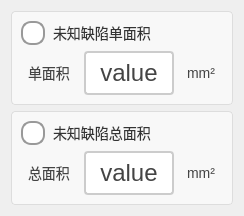
           <widget class="QWidget" name="widget_weizhiquexian" native="true">
            <layout class="QVBoxLayout" name="verticalLayout_9">
             <item>
              <widget class="QGroupBox" name="groupBox_11">
               <property name="styleSheet">
                <string notr="true">QGroupBox {
    border: 1px solid #DDD;
    border-radius: 4px;
    font: bold 14px;
    color: #666;
    background-color: #F8F8F8;
}

QGroupBox::title {
    subcontrol-origin: margin;
    subcontrol-position: top left;
    left: 10px;
    padding: 0 5px;
}</string>
               </property>
               <property name="title">
                <string/>
               </property>
               <layout class="QVBoxLayout" name="verticalLayout_8">
                <item>
                 <widget class="QRadioButton" name="rbtn_weizhiquexianSingleSimilarityEnable">
                  <property name="sizePolicy">
                   <sizepolicy hsizetype="Minimum" vsizetype="Minimum">
                    <horstretch>0</horstretch>
                    <verstretch>0</verstretch>
                   </sizepolicy>
                  </property>
                  <property name="styleSheet">
                   <string notr="true">QRadioButton {
    spacing: 8px;
    font-size: 14px;
    color: #333;  /* 保持原始文字颜色 */
}

/* 未选中状态 */
QRadioButton::indicator {
    width: 20px;
    height: 20px;
    border-radius: 10px;
    border: 2px solid #999;
    background: #ffffff;
}

/* 悬停效果 */
QRadioButton::indicator:hover {
    border: 2px solid #666;
}

/* 选中状态 */
QRadioButton::indicator:checked {
    border: 2px solid #FF6B00;  /* 橙色边框 */
}

/* 选中时的内圆 */
QRadioButton::indicator:checked {
    background-color: qradialgradient(
        cx:0.5, cy:0.5,
        radius:0.4,
        fx:0.5, fy:0.5,
        stop:0 #FF6B00,  /* 主橙色 */
        stop:1 transparent
    );
}

/* 禁用状态 */
QRadioButton:::disabled {
    border: 2px solid #ccc;
    background: #eee;
}

/* 点击动画效果 */
QRadioButton::indicator:pressed {
    border: 2px solid #CC5500;  /* 深橙色边框 */
    background-color: qradialgradient(
        cx:0.5, cy:0.5,
        radius:0.5,
        fx:0.5, fy:0.5,
        stop:0 #FFD8B3,  /* 浅橙色渐变 */
        stop:1 transparent
    );
}</string>
                  </property>
                  <property name="text">
                   <string>未知缺陷单面积</string>
                  </property>
                 </widget>
                </item>
                <item>
                 <layout class="QHBoxLayout" name="horizontalLayout_13">
                  <item>
                   <widget class="QLabel" name="label_23">
                    <property name="sizePolicy">
                     <sizepolicy hsizetype="Minimum" vsizetype="Minimum">
                      <horstretch>0</horstretch>
                      <verstretch>0</verstretch>
                     </sizepolicy>
                    </property>
                    <property name="styleSheet">
                     <string notr="true">/* 基础标签样式 */
QLabel {
    color: #444444;          /* 主文字色 */
    font-size: 14px;         /* 标准字号 */
    background: transparent; /* 透明背景 */
    padding: 2px 4px;        /* 基础内边距 */
}

/* 标题样式 */
QLabel.title {
    font-size: 16px;
    font-weight: 600;
    color: #333333;
    border-bottom: 1px solid #DDDDDD; /* 下划线装饰 */
    padding-bottom: 4px;
}

/* 副标题/次要文本 */
QLabel.subtitle {
    color: #666666;
    font-size: 13px;
    font-style: italic;
}

/* 强调文本 */
QLabel.emphasis {
    color: #333333;
    font-weight: 500;
    background-color: #F5F5F5;
    border-radius: 3px;
    padding: 4px 8px;
}

/* 状态标签（成功/警告/错误） */
QLabel[state=&quot;success&quot;] {
    color: #228B22;          /* 森林绿 */
    border-left: 3px solid #228B22;
    padding-left: 8px;
}

QLabel[state=&quot;warning&quot;] {
    color: #FF8C00;          /* 暗橙 */
    border-left: 3px solid #FF8C00;
    padding-left: 8px;
}

QLabel[state=&quot;error&quot;] {
    color: #B22222;          /* 砖红 */
    border-left: 3px solid #B22222;
    padding-left: 8px;
}

/* 数据展示标签 */
QLabel.data {
    color: #2F4F4F;          /* 深石板灰 */
    font-family: monospace;
    border: 1px solid #E0E0E0;
    background-color: #FFFFFF;
    padding: 6px 12px;
    border-radius: 4px;
}

/* 禁用状态 */
QLabel:disabled {
    color: #AAAAAA;
    background-color: transparent;
}

/* 链接样式（伪链接效果） */
QLabel.link {
    color: #4682B4;          /* 钢蓝 */
    text-decoration: underline;
    border-bottom: 1px dotted #4682B4;
}

/* 图标标签 */
QLabel.icon {
    qproperty-alignment: AlignCenter;
    border: 1px solid #E0E0E0;
    border-radius: 4px;
    background-color: #FFFFFF;
    padding: 12px;
}</string>
                    </property>
                    <property name="text">
                     <string>单面积</string>
                    </property>
                   </widget>
                  </item>
                  <item>
                   <widget class="QPushButton" name="pbtn_weizhiquexianSingleSimilarity">
                    <property name="sizePolicy">
                     <sizepolicy hsizetype="Minimum" vsizetype="Minimum">
                      <horstretch>0</horstretch>
                      <verstretch>0</verstretch>
                     </sizepolicy>
                    </property>
                    <property name="styleSheet">
                     <string notr="true">QPushButton {
    padding: 6px 14px;
    border: 2px solid #CCC;
    border-radius: 4px;
    background-color: white;
    color: #444;
	font-size:24px;
}

QPushButton:hover {
    border-color: #999;
    background-color: #F5F5F5;
}

QPushButton:pressed {
    border-color: #777;
    background-color: #EEE;
}</string>
                    </property>
                    <property name="text">
                     <string>value</string>
                    </property>
                   </widget>
                  </item>
                  <item>
                   <widget class="QLabel" name="label_37">
                    <property name="sizePolicy">
                     <sizepolicy hsizetype="Minimum" vsizetype="Minimum">
                      <horstretch>0</horstretch>
                      <verstretch>0</verstretch>
                     </sizepolicy>
                    </property>
                    <property name="styleSheet">
                     <string notr="true">/* 基础标签样式 */
QLabel {
    color: #444444;          /* 主文字色 */
    font-size: 14px;         /* 标准字号 */
    background: transparent; /* 透明背景 */
    padding: 2px 4px;        /* 基础内边距 */
}

/* 标题样式 */
QLabel.title {
    font-size: 16px;
    font-weight: 600;
    color: #333333;
    border-bottom: 1px solid #DDDDDD; /* 下划线装饰 */
    padding-bottom: 4px;
}

/* 副标题/次要文本 */
QLabel.subtitle {
    color: #666666;
    font-size: 13px;
    font-style: italic;
}

/* 强调文本 */
QLabel.emphasis {
    color: #333333;
    font-weight: 500;
    background-color: #F5F5F5;
    border-radius: 3px;
    padding: 4px 8px;
}

/* 状态标签（成功/警告/错误） */
QLabel[state=&quot;success&quot;] {
    color: #228B22;          /* 森林绿 */
    border-left: 3px solid #228B22;
    padding-left: 8px;
}

QLabel[state=&quot;warning&quot;] {
    color: #FF8C00;          /* 暗橙 */
    border-left: 3px solid #FF8C00;
    padding-left: 8px;
}

QLabel[state=&quot;error&quot;] {
    color: #B22222;          /* 砖红 */
    border-left: 3px solid #B22222;
    padding-left: 8px;
}

/* 数据展示标签 */
QLabel.data {
    color: #2F4F4F;          /* 深石板灰 */
    font-family: monospace;
    border: 1px solid #E0E0E0;
    background-color: #FFFFFF;
    padding: 6px 12px;
    border-radius: 4px;
}

/* 禁用状态 */
QLabel:disabled {
    color: #AAAAAA;
    background-color: transparent;
}

/* 链接样式（伪链接效果） */
QLabel.link {
    color: #4682B4;          /* 钢蓝 */
    text-decoration: underline;
    border-bottom: 1px dotted #4682B4;
}

/* 图标标签 */
QLabel.icon {
    qproperty-alignment: AlignCenter;
    border: 1px solid #E0E0E0;
    border-radius: 4px;
    background-color: #FFFFFF;
    padding: 12px;
}</string>
                    </property>
                    <property name="text">
                     <string>mm²</string>
                    </property>
                   </widget>
                  </item>
                 </layout>
                </item>
               </layout>
              </widget>
             </item>
             <item>
              <widget class="QGroupBox" name="groupBox_12">
               <property name="styleSheet">
                <string notr="true">QGroupBox {
    border: 1px solid #DDD;
    border-radius: 4px;
    font: bold 14px;
    color: #666;
    background-color: #F8F8F8;
}

QGroupBox::title {
    subcontrol-origin: margin;
    subcontrol-position: top left;
    left: 10px;
    padding: 0 5px;
}</string>
               </property>
               <property name="title">
                <string/>
               </property>
               <layout class="QVBoxLayout" name="verticalLayout_7">
                <item>
                 <widget class="QRadioButton" name="rbtn_weizhiquexianAllAreaEnable">
                  <property name="sizePolicy">
                   <sizepolicy hsizetype="Minimum" vsizetype="Minimum">
                    <horstretch>0</horstretch>
                    <verstretch>0</verstretch>
                   </sizepolicy>
                  </property>
                  <property name="styleSheet">
                   <string notr="true">QRadioButton {
    spacing: 8px;
    font-size: 14px;
    color: #333;  /* 保持原始文字颜色 */
}

/* 未选中状态 */
QRadioButton::indicator {
    width: 20px;
    height: 20px;
    border-radius: 10px;
    border: 2px solid #999;
    background: #ffffff;
}

/* 悬停效果 */
QRadioButton::indicator:hover {
    border: 2px solid #666;
}

/* 选中状态 */
QRadioButton::indicator:checked {
    border: 2px solid #FF6B00;  /* 橙色边框 */
}

/* 选中时的内圆 */
QRadioButton::indicator:checked {
    background-color: qradialgradient(
        cx:0.5, cy:0.5,
        radius:0.4,
        fx:0.5, fy:0.5,
        stop:0 #FF6B00,  /* 主橙色 */
        stop:1 transparent
    );
}

/* 禁用状态 */
QRadioButton:::disabled {
    border: 2px solid #ccc;
    background: #eee;
}

/* 点击动画效果 */
QRadioButton::indicator:pressed {
    border: 2px solid #CC5500;  /* 深橙色边框 */
    background-color: qradialgradient(
        cx:0.5, cy:0.5,
        radius:0.5,
        fx:0.5, fy:0.5,
        stop:0 #FFD8B3,  /* 浅橙色渐变 */
        stop:1 transparent
    );
}</string>
                  </property>
                  <property name="text">
                   <string>未知缺陷总面积</string>
                  </property>
                 </widget>
                </item>
                <item>
                 <layout class="QHBoxLayout" name="horizontalLayout_14">
                  <item>
                   <widget class="QLabel" name="label_31">
                    <property name="sizePolicy">
                     <sizepolicy hsizetype="Minimum" vsizetype="Minimum">
                      <horstretch>0</horstretch>
                      <verstretch>0</verstretch>
                     </sizepolicy>
                    </property>
                    <property name="styleSheet">
                     <string notr="true">/* 基础标签样式 */
QLabel {
    color: #444444;          /* 主文字色 */
    font-size: 14px;         /* 标准字号 */
    background: transparent; /* 透明背景 */
    padding: 2px 4px;        /* 基础内边距 */
}

/* 标题样式 */
QLabel.title {
    font-size: 16px;
    font-weight: 600;
    color: #333333;
    border-bottom: 1px solid #DDDDDD; /* 下划线装饰 */
    padding-bottom: 4px;
}

/* 副标题/次要文本 */
QLabel.subtitle {
    color: #666666;
    font-size: 13px;
    font-style: italic;
}

/* 强调文本 */
QLabel.emphasis {
    color: #333333;
    font-weight: 500;
    background-color: #F5F5F5;
    border-radius: 3px;
    padding: 4px 8px;
}

/* 状态标签（成功/警告/错误） */
QLabel[state=&quot;success&quot;] {
    color: #228B22;          /* 森林绿 */
    border-left: 3px solid #228B22;
    padding-left: 8px;
}

QLabel[state=&quot;warning&quot;] {
    color: #FF8C00;          /* 暗橙 */
    border-left: 3px solid #FF8C00;
    padding-left: 8px;
}

QLabel[state=&quot;error&quot;] {
    color: #B22222;          /* 砖红 */
    border-left: 3px solid #B22222;
    padding-left: 8px;
}

/* 数据展示标签 */
QLabel.data {
    color: #2F4F4F;          /* 深石板灰 */
    font-family: monospace;
    border: 1px solid #E0E0E0;
    background-color: #FFFFFF;
    padding: 6px 12px;
    border-radius: 4px;
}

/* 禁用状态 */
QLabel:disabled {
    color: #AAAAAA;
    background-color: transparent;
}

/* 链接样式（伪链接效果） */
QLabel.link {
    color: #4682B4;          /* 钢蓝 */
    text-decoration: underline;
    border-bottom: 1px dotted #4682B4;
}

/* 图标标签 */
QLabel.icon {
    qproperty-alignment: AlignCenter;
    border: 1px solid #E0E0E0;
    border-radius: 4px;
    background-color: #FFFFFF;
    padding: 12px;
}</string>
                    </property>
                    <property name="text">
                     <string>总面积</string>
                    </property>
                   </widget>
                  </item>
                  <item>
                   <widget class="QPushButton" name="pbtn_weizhiquexianAllArea">
                    <property name="sizePolicy">
                     <sizepolicy hsizetype="Minimum" vsizetype="Minimum">
                      <horstretch>0</horstretch>
                      <verstretch>0</verstretch>
                     </sizepolicy>
                    </property>
                    <property name="styleSheet">
                     <string notr="true">QPushButton {
    padding: 6px 14px;
    border: 2px solid #CCC;
    border-radius: 4px;
    background-color: white;
    color: #444;
	font-size:24px;
}

QPushButton:hover {
    border-color: #999;
    background-color: #F5F5F5;
}

QPushButton:pressed {
    border-color: #777;
    background-color: #EEE;
}</string>
                    </property>
                    <property name="text">
                     <string>value</string>
                    </property>
                   </widget>
                  </item>
                  <item>
                   <widget class="QLabel" name="label_36">
                    <property name="sizePolicy">
                     <sizepolicy hsizetype="Minimum" vsizetype="Minimum">
                      <horstretch>0</horstretch>
                      <verstretch>0</verstretch>
                     </sizepolicy>
                    </property>
                    <property name="styleSheet">
                     <string notr="true">/* 基础标签样式 */
QLabel {
    color: #444444;          /* 主文字色 */
    font-size: 14px;         /* 标准字号 */
    background: transparent; /* 透明背景 */
    padding: 2px 4px;        /* 基础内边距 */
}

/* 标题样式 */
QLabel.title {
    font-size: 16px;
    font-weight: 600;
    color: #333333;
    border-bottom: 1px solid #DDDDDD; /* 下划线装饰 */
    padding-bottom: 4px;
}

/* 副标题/次要文本 */
QLabel.subtitle {
    color: #666666;
    font-size: 13px;
    font-style: italic;
}

/* 强调文本 */
QLabel.emphasis {
    color: #333333;
    font-weight: 500;
    background-color: #F5F5F5;
    border-radius: 3px;
    padding: 4px 8px;
}

/* 状态标签（成功/警告/错误） */
QLabel[state=&quot;success&quot;] {
    color: #228B22;          /* 森林绿 */
    border-left: 3px solid #228B22;
    padding-left: 8px;
}

QLabel[state=&quot;warning&quot;] {
    color: #FF8C00;          /* 暗橙 */
    border-left: 3px solid #FF8C00;
    padding-left: 8px;
}

QLabel[state=&quot;error&quot;] {
    color: #B22222;          /* 砖红 */
    border-left: 3px solid #B22222;
    padding-left: 8px;
}

/* 数据展示标签 */
QLabel.data {
    color: #2F4F4F;          /* 深石板灰 */
    font-family: monospace;
    border: 1px solid #E0E0E0;
    background-color: #FFFFFF;
    padding: 6px 12px;
    border-radius: 4px;
}

/* 禁用状态 */
QLabel:disabled {
    color: #AAAAAA;
    background-color: transparent;
}

/* 链接样式（伪链接效果） */
QLabel.link {
    color: #4682B4;          /* 钢蓝 */
    text-decoration: underline;
    border-bottom: 1px dotted #4682B4;
}

/* 图标标签 */
QLabel.icon {
    qproperty-alignment: AlignCenter;
    border: 1px solid #E0E0E0;
    border-radius: 4px;
    background-color: #FFFFFF;
    padding: 12px;
}</string>
                    </property>
                    <property name="text">
                     <string>mm²</string>
                    </property>
                   </widget>
                  </item>
                 </layout>
                </item>
               </layout>
              </widget>
             </item>
            </layout>
           </widget>
